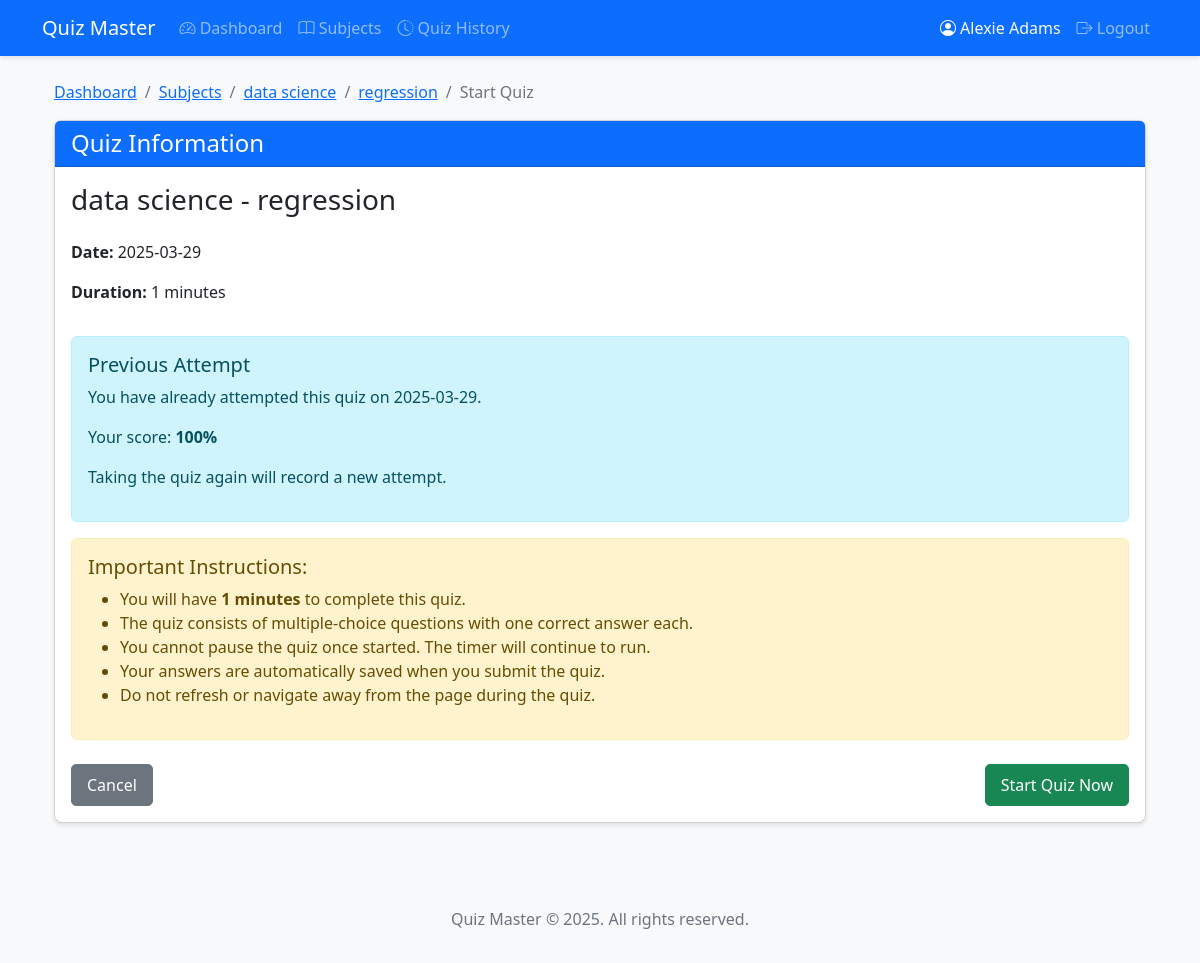
Screenshot of /user/quiz/1/start (signed in) with the database file from the repository.
### app/models/user.py (models this page shows, shortened)
class User(db.Model, UserMixin):
    __tablename__ = 'users'
    id = db.Column(db.Integer, primary_key=True)
    username = db.Column(db.String(100), unique=True, nullable=False)  # Email
    password = db.Column(db.String(100), nullable=False)
    full_name = db.Column(db.String(100), nullable=False)
    qualification = db.Column(db.String(100))
    dob = db.Column(db.Date)
    created_at = db.Column(db.DateTime, default=datetime.utcnow)
    scores = db.relationship('Score', backref='user', lazy=True)

### app/models/subject.py (models this page shows, shortened)
class Subject(db.Model):
    __tablename__ = 'subjects'
    id = db.Column(db.Integer, primary_key=True)
    name = db.Column(db.String(100), nullable=False)
    description = db.Column(db.Text)
    created_at = db.Column(db.DateTime, default=datetime.utcnow)
    chapters = db.relationship('Chapter', backref='subject', lazy=True, cascade="all, delete-orphan")

### app/models/chapter.py (models this page shows, shortened)
class Chapter(db.Model):
    __tablename__ = 'chapters'
    id = db.Column(db.Integer, primary_key=True)
    name = db.Column(db.String(100), nullable=False)
    description = db.Column(db.Text)
    subject_id = db.Column(db.Integer, db.ForeignKey('subjects.id'), nullable=False)
    created_at = db.Column(db.DateTime, default=datetime.utcnow)
    quizzes = db.relationship('Quiz', backref='chapter', lazy=True, cascade="all, delete-orphan")

### app/models/quiz.py (models this page shows, shortened)
class Quiz(db.Model):
    __tablename__ = 'quizzes'
    id = db.Column(db.Integer, primary_key=True)
    chapter_id = db.Column(db.Integer, db.ForeignKey('chapters.id'), nullable=False)
    date_of_quiz = db.Column(db.Date, nullable=False)
    time_duration = db.Column(db.Integer, nullable=False)  # Store duration in minutes
    remarks = db.Column(db.Text)
    created_at = db.Column(db.DateTime, default=datetime.utcnow)
    questions = db.relationship('Question', backref='quiz', lazy=True, cascade="all, delete-orphan")
    scores = db.relationship('Score', backref='quiz', lazy=True, cascade="all, delete-orphan")

### app/models/score.py (models this page shows, shortened)
class Score(db.Model):
    __tablename__ = 'scores'
    id = db.Column(db.Integer, primary_key=True)
    quiz_id = db.Column(db.Integer, db.ForeignKey('quizzes.id'), nullable=False)
    user_id = db.Column(db.Integer, db.ForeignKey('users.id'), nullable=False)
    total_scored = db.Column(db.Integer, nullable=False, default=0)
    time_stamp_of_attempt = db.Column(db.DateTime, default=datetime.utcnow)

### app/controllers/user.py (the view)
    @login_required
    def decorated_function(*args, **kwargs):
        if not isinstance(current_user, User):
            flash('This page is for regular users only', 'danger')
            return redirect(url_for('auth.login'))
        return f(*args, **kwargs)

### app/__init__.py (called while the page is built)
def create_app():
    app = Flask(__name__)
    app.config['SQLALCHEMY_DATABASE_URI'] = 'sqlite:///quiz_master.db'
    app.config['SQLALCHEMY_TRACK_MODIFICATIONS'] = False
    app.config['SECRET_KEY'] = os.urandom(24)
    db.init_app(app)
    login_manager.init_app(app)
    from app.controllers.auth import auth_bp
    from app.controllers.admin import admin_bp
    from app.controllers.user import user_bp
    app.register_blueprint(auth_bp)
    app.register_blueprint(admin_bp)
    app.register_blueprint(user_bp)
    from app.models.user import User, Admin
    @login_manager.user_loader
    def load_user(user_id):
        if user_id.startswith('admin_'):
            real_id = user_id.split('admin_')[1]
            return Admin.query.get(int(real_id))
        return User.query.get(int(user_id))
    return app

### app/controllers/user.py (called while the page is built)
def user_required(f):
    @login_required
    def decorated_function(*args, **kwargs):
        if not isinstance(current_user, User):
            flash('This page is for regular users only', 'danger')
            return redirect(url_for('auth.login'))
        return f(*args, **kwargs)
    decorated_function.__name__ = f.__name__
    return decorated_function

@user_bp.route('/quiz/<int:quiz_id>/start')
@user_required
def start_quiz(quiz_id):
    quiz = Quiz.query.get_or_404(quiz_id)
    if quiz.date_of_quiz != datetime.now().date():
        flash('This quiz is not available today.', 'danger')
        return redirect(url_for('user.quizzes', chapter_id=quiz.chapter_id))
    previous_attempt = Score.query.filter_by(user_id=current_user.id, quiz_id=quiz_id).first()
    return render_template('user/start_quiz.html', quiz=quiz, previous_attempt=previous_attempt)

### app/templates/user/start_quiz.html (shortened to what this page needs)
{% extends 'base.html' %}
{% block content %}
<div class="container">
    <nav aria-label="breadcrumb">
        <ol class="breadcrumb">
            <li class="breadcrumb-item"><a href="{{ url_for('user.dashboard') }}">Dashboard</a></li>
            <li class="breadcrumb-item"><a href="{{ url_for('user.subjects') }}">Subjects</a></li>
            <li class="breadcrumb-item"><a href="{{ url_for('user.chapters', subject_id=quiz.chapter.subject_id) }}">{{ quiz.chapter.subject.name }}</a></li>
            <li class="breadcrumb-item"><a href="{{ url_for('user.quizzes', chapter_id=quiz.chapter_id) }}">{{ quiz.chapter.name }}</a></li>
            <li class="breadcrumb-item active">Start Quiz</li>
        </ol>
    </nav>
    <div class="row mb-4">
        <div class="col-12">
            <div class="card">
                <div class="card-header bg-primary text-white">
                    <h4 class="mb-0">Quiz Information</h4>
                </div>
                <div class="card-body">
                    <h3>{{ quiz.chapter.subject.name }} - {{ quiz.chapter.name }}</h3>
                    <div class="row mt-4">
                        <div class="col-md-6">
                            <p><strong>Date:</strong> {{ quiz.date_of_quiz.strftime('%Y-%m-%d') }}</p>
                            <p><strong>Duration:</strong> {{ quiz.time_duration }} minutes</p>
                        </div>
                        <div class="col-md-6">
                        </div>
                    </div>
                    {% if previous_attempt %}
                        <div class="alert alert-info mt-3">
                            <h5>Previous Attempt</h5>
                            <p>You have already attempted this quiz on {{ previous_attempt.time_stamp_of_attempt.strftime('%Y-%m-%d') }}.</p>
                            <p>Your score: <strong>{{ previous_attempt.total_scored }}%</strong></p>
                            <p>Taking the quiz again will record a new attempt.</p>
                        </div>
                    {% endif %}
                    <div class="alert alert-warning mt-3">
                        <h5>Important Instructions:</h5>
                        <ul>
                            <li>You will have <strong>{{ quiz.time_duration }} minutes</strong> to complete this quiz.</li>
                            <li>The quiz consists of multiple-choice questions with one correct answer each.</li>
                            <li>You cannot pause the quiz once started. The timer will continue to run.</li>
                            <li>Your answers are automatically saved when you submit the quiz.</li>
                            <li>Do not refresh or navigate away from the page during the quiz.</li>
                        </ul>
                    </div>
                    <div class="d-flex justify-content-between mt-4">
                        <a href="{{ url_for('user.quizzes', chapter_id=quiz.chapter_id) }}" class="btn btn-secondary">Cancel</a>
                        <a href="{{ url_for('user.attempt_quiz', quiz_id=quiz.id) }}" class="btn btn-success">Start Quiz Now</a>
                    </div>
                </div>
            </div>
        </div>
    </div>
</div>
{% endblock %}

### app/templates/base.html (shortened to what this page needs)
<!DOCTYPE html>
<html lang="en">
<head>
    <link href="https://cdn.jsdelivr.net/npm/bootstrap@5.2.3/dist/css/bootstrap.min.css" rel="stylesheet">
    <link rel="stylesheet" href="https://cdn.jsdelivr.net/npm/bootstrap-icons@1.10.0/font/bootstrap-icons.css">
    <link rel="stylesheet" href="{{ url_for('static', filename='css/style.css') }}">
</head>
<body>
    <nav class="navbar navbar-expand-lg navbar-dark bg-primary">
        <div class="container">
            <a class="navbar-brand" href="{{ url_for('auth.login') }}">Quiz Master</a>
            <div class="collapse navbar-collapse" id="navbarNav">
                <ul class="navbar-nav me-auto">
                    {% if current_user.is_authenticated %}
                        {% if current_user.__class__.__name__ == 'Admin' %}
                        <li class="nav-item">
                            <a class="nav-link" href="{{ url_for('admin.dashboard') }}">
                                <i class="bi bi-speedometer2"></i> Dashboard
                            </a>
                        </li>
                        <li class="nav-item">
                            <a class="nav-link" href="{{ url_for('admin.subjects') }}">
                                <i class="bi bi-journal-text"></i> Subjects
                            </a>
                        </li>
                        <li class="nav-item">
                            <a class="nav-link" href="{{ url_for('admin.users') }}">
                                <i class="bi bi-people"></i> Users
                            </a>
                        </li>
                        {% else %}
                        <li class="nav-item">
                            <a class="nav-link" href="{{ url_for('user.dashboard') }}">
                                <i class="bi bi-speedometer2"></i> Dashboard
                            </a>
                        </li>
                        <li class="nav-item">
                            <a class="nav-link" href="{{ url_for('user.subjects') }}">
                                <i class="bi bi-book"></i> Subjects
                            </a>
                        </li>
                        <li class="nav-item">
                            <a class="nav-link" href="{{ url_for('user.history') }}">
                                <i class="bi bi-clock-history"></i> Quiz History
                            </a>
                        </li>
                        {% endif %}
                    {% endif %}
                </ul>
                <ul class="navbar-nav">
                    {% if current_user.is_authenticated %}
                        <li class="nav-item">
                            <span class="nav-link text-light">
                                <i class="bi bi-person-circle"></i>
                                {% if current_user.__class__.__name__ == 'Admin' %}
                                    Admin
                                {% else %}
                                    {{ current_user.full_name }}
                                {% endif %}
                            </span>
                        </li>
                        <li class="nav-item">
                            <a class="nav-link" href="{{ url_for('auth.logout') }}">
                                <i class="bi bi-box-arrow-right"></i> Logout
                            </a>
                        </li>
                    {% endif %}
                </ul>
            </div>
        </div>
    </nav>
    <div class="container mt-4">
        {% block content %}{% endblock %}
    </div>
    <footer class="mt-5 py-3 text-center text-muted bg-light">
        <div class="container">
            <p>Quiz Master &copy; 2025. All rights reserved.</p>
        </div>
    </footer>
</body>
</html>

### app/static/css/style.css (style rules this page uses)
body { font-family: 'Segoe UI', Tahoma, Geneva, Verdana, sans-serif; background-color: #f8f9fa; }
.navbar { box-shadow: 0 2px 4px rgba(0, 0, 0, 0.1); }
.card { box-shadow: 0 2px 5px rgba(0, 0, 0, 0.1); border-radius: 8px; margin-bottom: 20px; }
.card-header { border-radius: 8px 8px 0 0; }
.btn { border-radius: 5px; padding: 8px 15px; font-weight: 500; }

### rows the page displays
User: full_name "Alexie Adams"
Subject: chapter.subject.name "data science"
Chapter: chapter.name "regression"
Quiz: date_of_quiz "2025-03-29", time_duration "1"
Score: time_stamp_of_attempt "2025-03-29", total_scored "100"
